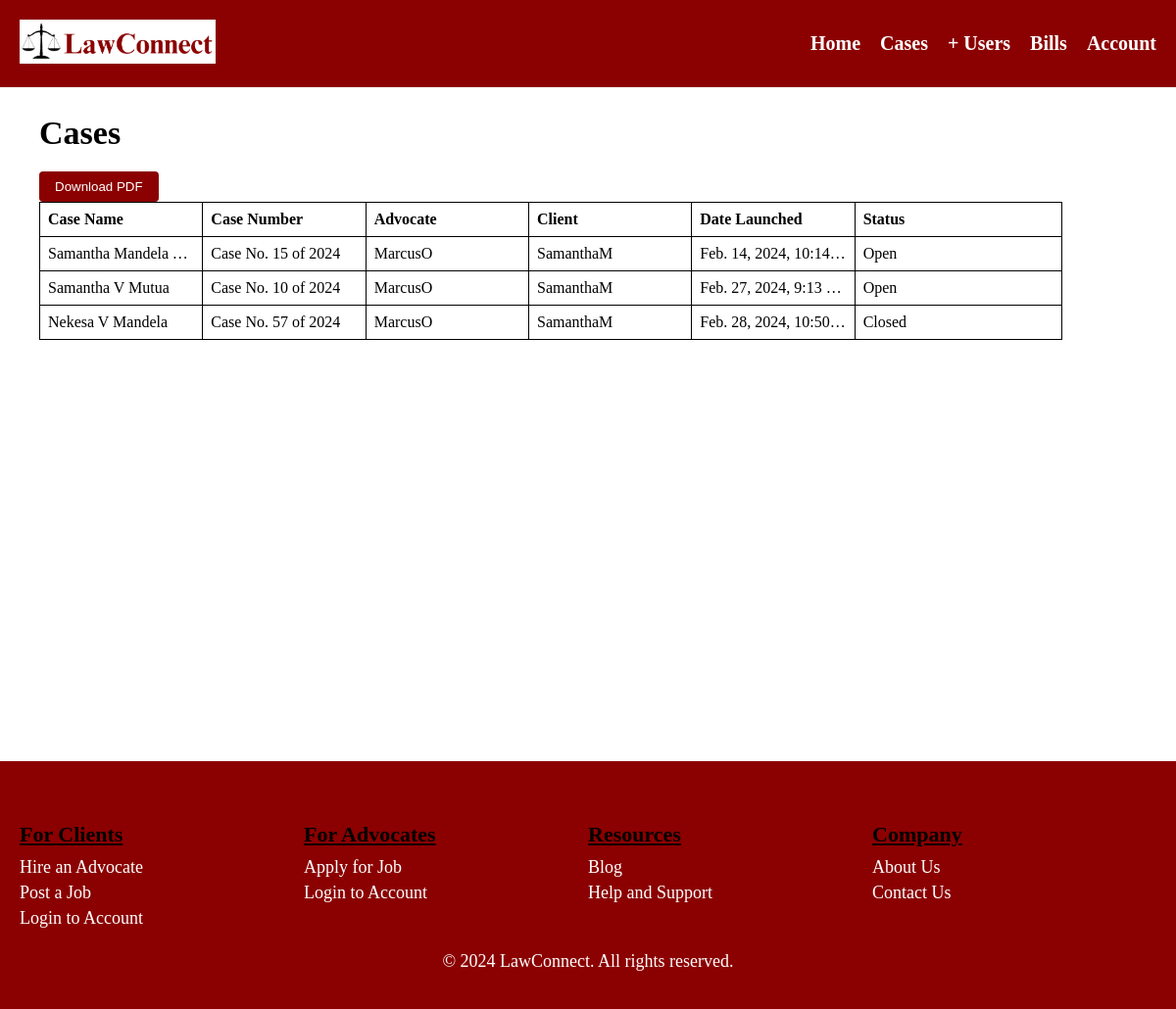
Page /lawapp/all_cases/ on the committed database.
### lawapp/models.py (models this page shows, shortened)
class Case(models.Model):
    advocate = models.ForeignKey(User, on_delete=models.CASCADE, related_name='created_cases')
    client = models.ForeignKey(User, on_delete=models.CASCADE, related_name='assigned_cases', null=True, blank=True)
    case_name = models.CharField(max_length=512)
    case_number = models.CharField(max_length=255, null=True, blank=True)
    client_role = models.CharField(max_length=20, choices=(('plaintiff', 'Plaintiff/Petitioner'), ('defendant', 'Defendant/Respondent')))
    case_description = models.TextField()
    date_launched = models.DateTimeField(auto_now_add=True, null=True, blank=True)
    open_status = models.BooleanField(default=True)

### lawapp/views.py (the view)
# urls.py: path("all_cases/", views.all_cases, name="all_cases"),
def all_cases(request):
    cases = Case.objects.all()
    context = {
        'cases': cases
    }
    return render(request, "lawapp/admin/all_cases.html", context)

### lawapp/templates/lawapp/admin/all_cases.html (shortened to what this page needs)
{% load static %}
<!DOCTYPE html>
<html>
<head>
  <link rel="stylesheet" href="{% static 'css/admin.css' %}">
</head>
<body>
  <header>
    <div class="logo">
      <img src="{% static 'images/legal_scales_logo.png' %}" alt="LawConnect Logo">
    </div>
    <nav>
      <ul>
          <li><a href="{% url 'admin_dash' %}">Home</a></li>
          <li><a href="{% url 'all_cases' %}">Cases</a></li>
          <li class="dropdown">
            <a href="#" class="dropbtn">+ Users</a>
          </li>
          <li><a href="{% url 'bills' %}">Bills</a></li>
          <li class="dropdown">
            <a href="#" class="dropbtn">Account</a>
          </li>
      </ul>
    </nav>
  </header>
  <section class="advocates-table">
    <div class="advoc-table">
        <h1>Cases</h1>
        <form id="pdf-advoc-form" action="{% url 'all_cases_pdf' %}" method="post">
            <button class="pdf-button" type="submit">Download PDF</button>
        </form>
        <table>
            <thead>
                <tr>
                    <th>Case Name</th>
                    <th>Case Number</th>
                    <th>Advocate</th>
                    <th>Client</th>
                    <th>Date Launched</th>
                    <th>Status</th>
                </tr>
            </thead>
            <tbody>
                {% for case in cases %}
                <tr>
                    <td><a href="{% url 'case_report' case.id %}" class="case-name">{{ case.case_name }}</a></td>
                    <td>{{ case.case_number }}</td>
                    <td>{{ case.advocate }}</td>
                    <td>{{ case.client }}</td>
                    <td>{{ case.date_launched }}</td>
                    <td>{% if case.open_status %}Open{% else %}Closed{% endif %}</td>
                </tr>
                {% endfor %}
            </tbody>
        </table>
    </div>
  </section>
  <footer>
    <div class="footer-columns">
      <div class="footer-column">
        <h3>For Clients</h3>
        <ul>
          <li><a href="#">Hire an Advocate</a></li>
          <li><a href="#">Post a Job</a></li>
          <li><a href="#">Login to Account</a></li>
        </ul>
      </div>
      <div class="footer-column">
        <h3>For Advocates</h3>
        <ul>
          <li><a href="#">Apply for Job</a></li>
          <li><a href="#">Login to Account</a></li>
        </ul>
      </div>
      <div class="footer-column">
        <h3>Resources</h3>
        <ul>
          <li><a href="#">Blog</a></li>
          <li><a href="#">Help and Support</a></li>
        </ul>
      </div>
      <div class="footer-column">
        <h3>Company</h3>
        <ul>
          <li><a href="#">About Us</a></li>
          <li><a href="#">Contact Us</a></li>
        </ul>
      </div>
    </div>
    <p>© 2024 LawConnect. All rights reserved.</p>
  </footer>
</body>
</html>

### lawapp/static/css/admin.css (style rules this page uses)
body { margin: 0; font-family: 'Times New Roman', Times, serif; }
header { background-color: #8B0000; padding: 10px 20px; display: flex; align-items: center; justify-content: space-between; }
.logo img { width: 200px; height: auto; margin-top: 10px; margin-bottom: 10px; }
nav ul { list-style: none; margin: 0; padding: 0; display: flex; }
nav ul li { margin-left: 20px; }
nav ul li a { color: #FFFFFF; text-decoration: none; font-weight: bold; font-size: 20px; }
.dropdown { position: relative; display: inline-block; }
footer { background-color: #8B0000; padding: 20px; text-align: center; }
footer p { color: #FFFFFF; text-align: center; font-size: 18px; }
.footer-columns { display: flex; justify-content: space-between; margin-top: 20px; text-align: left; }
.footer-columns::after { content: ''; flex: 1; }
.footer-column { width: calc(25% - 20px); margin-right: 20px; display: inline-block; vertical-align: top; }
.footer-column h3 { font-size: 22px; margin-bottom: 10px; text-align: left; text-decoration: underline; }
.footer-column ul { margin: 0; padding: 0; list-style: none; }
.footer-column ul li { margin-bottom: 5px; }
.footer-column ul li a { color: #FFFFFF; text-decoration: none; display: block; font-size: 18px; }
.pdf-button { padding: 8px 16px; background-color: #8B0000; color: white; border: none; border-radius: 4px; cursor: pointer; }
section.advocates-table { min-height: calc(100vh - 140px); background-color: #FFFFFF; }
.advoc-table { margin-left: 40px; }
.advoc-table h1 { font-size: 34px; margin-bottom: 20px; text-align: left; }
table { width: 90%; border-collapse: collapse; margin-bottom: 20px; }
th, td { padding: 8px; border: 1px solid #000000; white-space: nowrap; overflow: hidden; text-overflow: ellipsis; }
th { background-color: #FFFFFF; text-align: left; }
tr:nth-child(even) { background-color: #FFFFFF; }
td:nth-child(1), th:nth-child(1) { max-width: 20px; }
td:nth-child(2), th:nth-child(2) { max-width: 20px; }
td:nth-child(3), th:nth-child(3) { max-width: 20px; }
td:nth-child(4), th:nth-child(4) { max-width: 20px; }
td:nth-child(5), th:nth-child(5) { max-width: 20px; }
td:nth-child(6), th:nth-child(6) { max-width: 30px; }
.pdf-button { background-color: #8B0000; color: white; margin-right: 20px; }
a.case-name { color: black; text-decoration: none; }
.client-table th, td { padding: 8px; border: 1px solid #000000; white-space: nowrap; overflow: hidden; text-overflow: ellipsis; }
.client-table td:nth-child(1), th:nth-child(1) { max-width: 20px; }
.client-table td:nth-child(2), th:nth-child(2) { max-width: 20px; }
.client-table td:nth-child(3), th:nth-child(3) { max-width: 20px; }
.client-table td:nth-child(4), th:nth-child(4) { max-width: 20px; }
.client-table td:nth-child(5), th:nth-child(5) { max-width: 20px; }
.client-table td:nth-child(6), th:nth-child(6) { max-width: 30px; }

### rows in the picture
Case: case_name "Samantha Mandela…", case_number "Case No. 15 of 2024", advocate "MarcusO", client "SamanthaM", date_launched "Feb. 14, 2024, 10:14…", open_status "Open"
Case: case_name "Samantha V Mutua", case_number "Case No. 10 of 2024", advocate "MarcusO", client "SamanthaM", date_launched "Feb. 27, 2024, 9:13…", open_status "Open"
Case: case_name "Nekesa V Mandela", case_number "Case No. 57 of 2024", advocate "MarcusO", client "SamanthaM", date_launched "Feb. 28, 2024, 10:50…", open_status "Closed"
